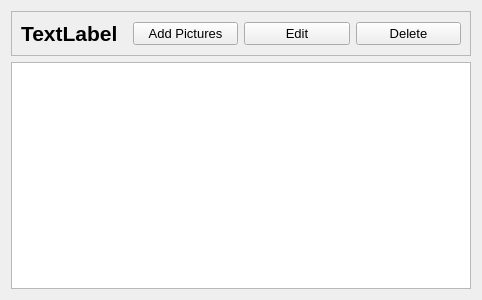
<?xml version="1.0" encoding="UTF-8"?>
<ui version="4.0">
 <class>AlbumWidget</class>
 <widget class="QWidget" name="AlbumWidget">
  <property name="geometry">
   <rect>
    <x>0</x>
    <y>0</y>
    <width>482</width>
    <height>300</height>
   </rect>
  </property>
  <property name="windowTitle">
   <string>Form</string>
  </property>
  <layout class="QVBoxLayout" name="verticalLayout_2">
   <item>
    <widget class="QFrame" name="albumInfoFrame">
     <property name="palette">
      <palette>
       <active>
        <colorrole role="Base">
         <brush brushstyle="SolidPattern">
          <color alpha="255">
           <red>240</red>
           <green>240</green>
           <blue>240</blue>
          </color>
         </brush>
        </colorrole>
       </active>
       <inactive>
        <colorrole role="Base">
         <brush brushstyle="SolidPattern">
          <color alpha="255">
           <red>240</red>
           <green>240</green>
           <blue>240</blue>
          </color>
         </brush>
        </colorrole>
       </inactive>
       <disabled/>
      </palette>
     </property>
     <property name="frameShape">
      <enum>QFrame::Shape::StyledPanel</enum>
     </property>
     <property name="frameShadow">
      <enum>QFrame::Shadow::Raised</enum>
     </property>
     <layout class="QHBoxLayout" name="horizontalLayout">
      <item>
       <widget class="QLabel" name="albumName">
        <property name="font">
         <font>
          <family>Arial</family>
          <pointsize>16</pointsize>
          <bold>true</bold>
         </font>
        </property>
        <property name="text">
         <string>TextLabel</string>
        </property>
       </widget>
      </item>
      <item>
       <widget class="QPushButton" name="addPicturesButton">
        <property name="font">
         <font>
          <pointsize>10</pointsize>
         </font>
        </property>
        <property name="cursor">
         <cursorShape>PointingHandCursor</cursorShape>
        </property>
        <property name="text">
         <string>Add Pictures</string>
        </property>
        <property name="icon">
         <iconset resource="resource.qrc">
          <normaloff>:/icons/photo-add.png</normaloff>:/icons/photo-add.png</iconset>
        </property>
        <property name="iconSize">
         <size>
          <width>18</width>
          <height>18</height>
         </size>
        </property>
       </widget>
      </item>
      <item>
       <widget class="QPushButton" name="editButton">
        <property name="font">
         <font>
          <pointsize>10</pointsize>
         </font>
        </property>
        <property name="cursor">
         <cursorShape>PointingHandCursor</cursorShape>
        </property>
        <property name="text">
         <string>Edit</string>
        </property>
        <property name="icon">
         <iconset resource="resource.qrc">
          <normaloff>:/icons/album-edit.png</normaloff>:/icons/album-edit.png</iconset>
        </property>
        <property name="iconSize">
         <size>
          <width>18</width>
          <height>18</height>
         </size>
        </property>
       </widget>
      </item>
      <item>
       <widget class="QPushButton" name="deleteButton">
        <property name="font">
         <font>
          <pointsize>10</pointsize>
         </font>
        </property>
        <property name="text">
         <string>Delete</string>
        </property>
        <property name="icon">
         <iconset resource="resource.qrc">
          <normaloff>:/icons/album-delete.png</normaloff>:/icons/album-delete.png</iconset>
        </property>
        <property name="iconSize">
         <size>
          <width>18</width>
          <height>18</height>
         </size>
        </property>
       </widget>
      </item>
     </layout>
    </widget>
   </item>
   <item>
    <widget class="QListView" name="thumbnailListView"/>
   </item>
  </layout>
 </widget>
 <resources>
  <include location="resource.qrc"/>
 </resources>
 <connections/>
</ui>
